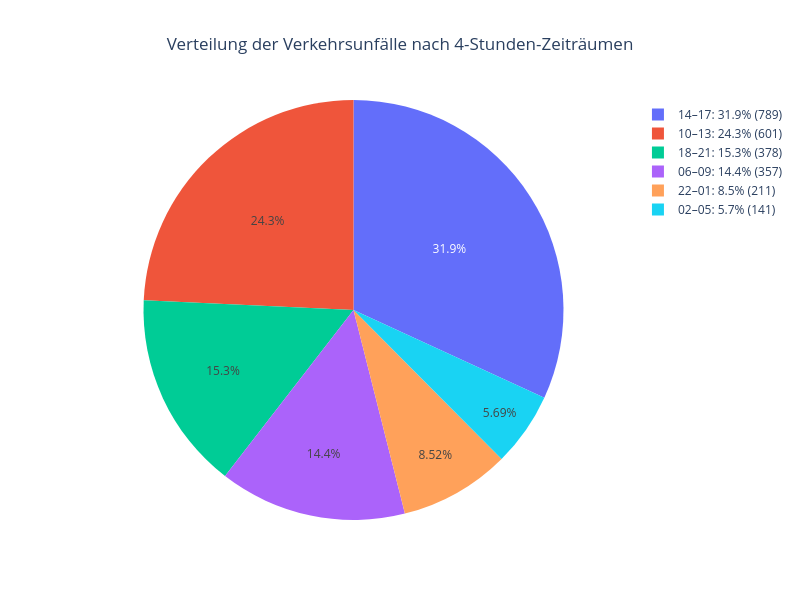

Notebook cell for this chart:
### Code cell
import pandas as pd
import plotly.express as px

# Define the 4-hour periods
def zeitperiode(stunde):
    if 2 <= stunde <= 5:
        return "02–05"
    elif 6 <= stunde <= 9:
        return "06–09"
    elif 10 <= stunde <= 13:
        return "10–13"
    elif 14 <= stunde <= 17:
        return "14–17"
    elif 18 <= stunde <= 21:
        return "18–21"
    else:  # 22, 23, 0, 1
        return "22–01"

df["Zeitperiode"] = df["USTUNDE"].apply(zeitperiode)

# Count accidents per period
counts = df["Zeitperiode"].value_counts()

# Keep chronological order
order = ["02–05", "06–09", "10–13", "14–17", "18–21", "22–01"]
counts = counts.reindex(order)

# Calculate percentages
pct = counts / counts.sum() * 100

# Create labels containing percentage and number
labels = [
    f"{period}: {pct[period]:.1f}% ({counts[period]:,})"
    for period in order
]

# Pie chart
fig = px.pie(
    values=counts.values,
    names=labels,
    title="Verteilung der Verkehrsunfälle nach 4-Stunden-Zeiträumen",
    hole=0
)

fig.update_traces(
    textinfo="percent",
    hovertemplate="<b>%{label}</b><br>Anzahl: %{value:,}<br>Anteil: %{percent}<extra></extra>"
)

fig.update_layout(
    title_x=0.5,
    width=800,
    height=600
)

fig.show()

### Figure 1 — Plotly figure (JSON) as saved in the notebook; plotly's stock layout.template omitted (floating-point values rounded to 4 significant figures)
{"data": [{"domain": {"x": [0, 1], "y": [0, 1]}, "hole": 0, "hovertemplate": "<b>%{label}</b><br>Anzahl: %{value:,}<br>Anteil: %{percent}<extra></extra>", "labels": ["02–05: 5.7% (141)", "06–09: 14.4% (357)", "10–13: 24.3% (601)", "14–17: 31.9% (789)", "18–21: 15.3% (378)", "22–01: 8.5% (211)"], "legendgroup": "", "name": "", "showlegend": true, "textinfo": "percent", "type": "pie", "values": [141, 357, 601, 789, 378, 211]}], "layout": {"height": 600, "legend": {"tracegroupgap": 0}, "title": {"text": "Verteilung der Verkehrsunfälle nach 4-Stunden-Zeiträumen", "x": 0.5}, "width": 800}}
